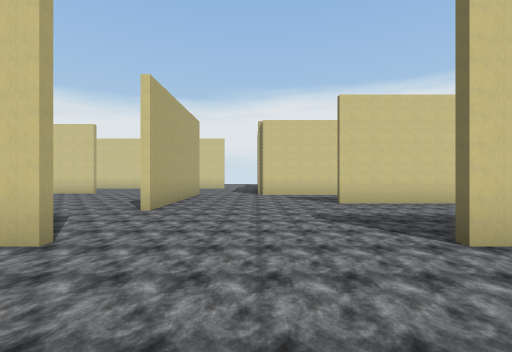
view 1 (above)

24 first-person views from a walk through a Unity game level. The camera is 1.3 m above the floor, looks level and sees 85° across. Doors are open. The floor is counted in squares, 2 m on a side. Each view is taken from the middle of a square. On the plan, view 1 faces up. The plan holds only what a view shows up to about 9 squares ahead; the rest is blank. Some animated figures are left out.

view 2
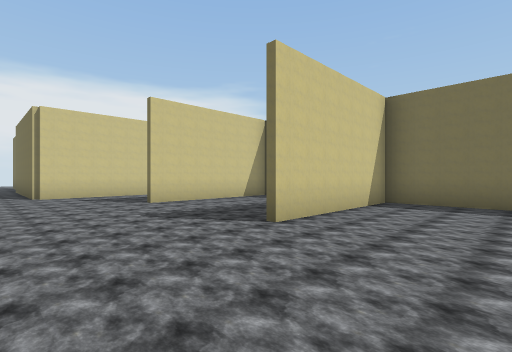

view 3
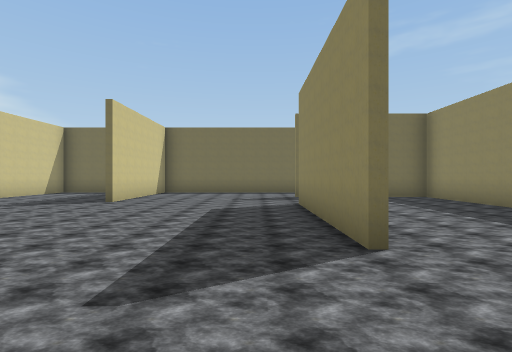

view 4
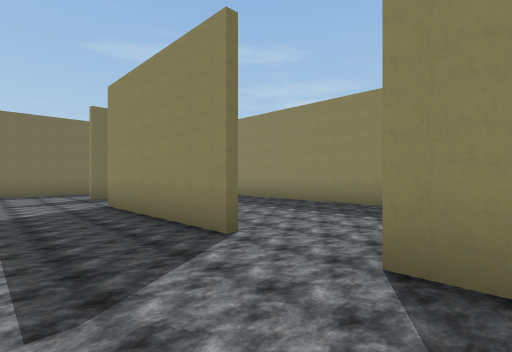

view 5
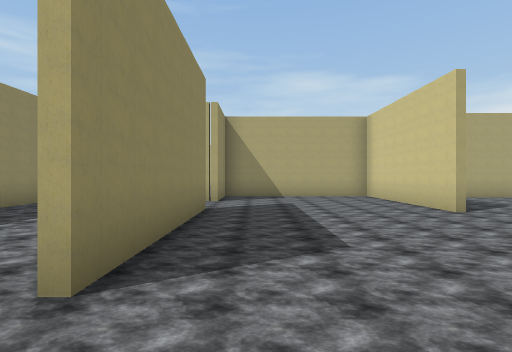

view 6
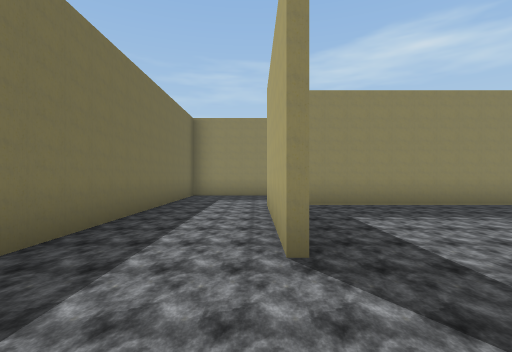

view 7
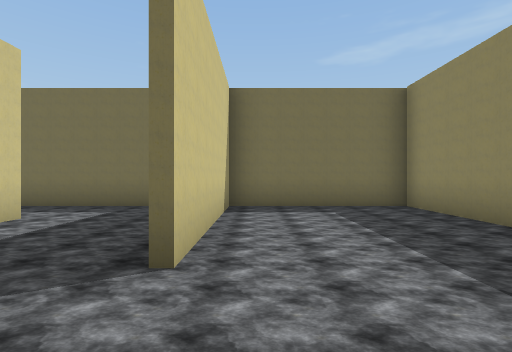

view 8
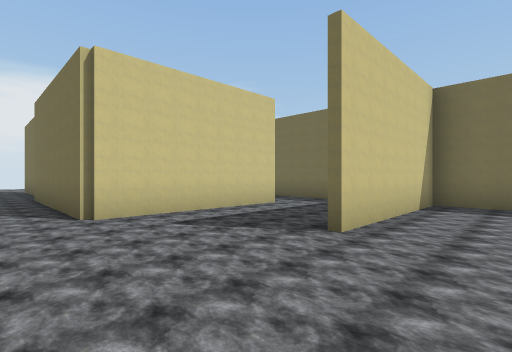

view 9
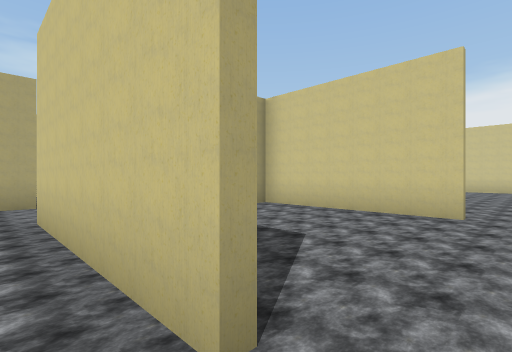

view 10
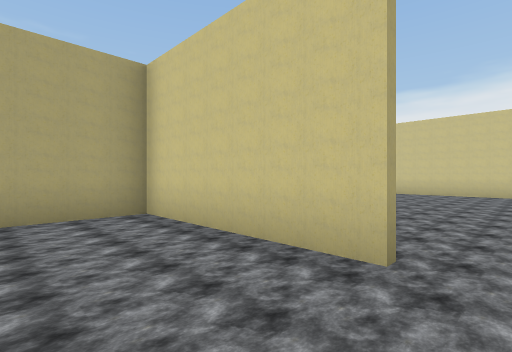

view 11
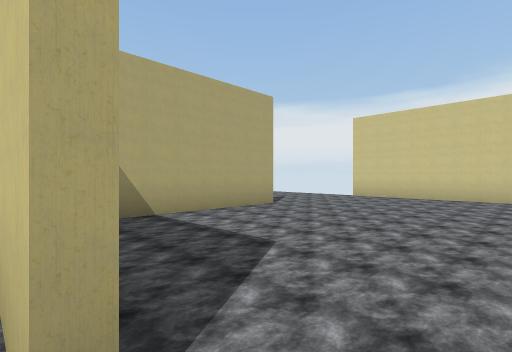

view 12
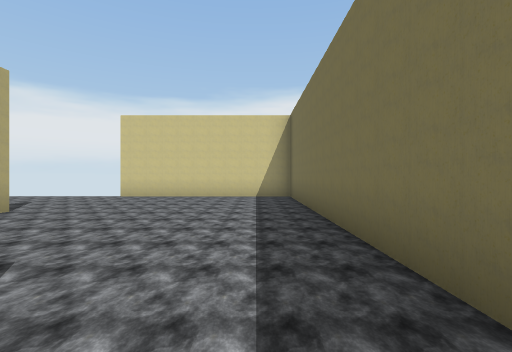

view 13
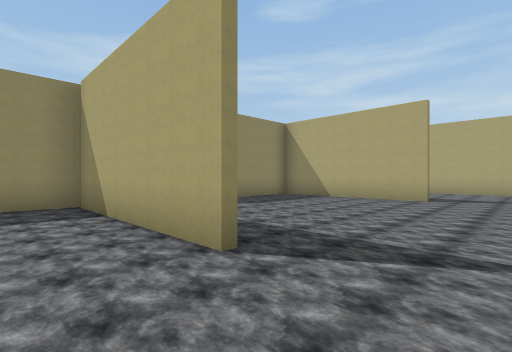

view 14
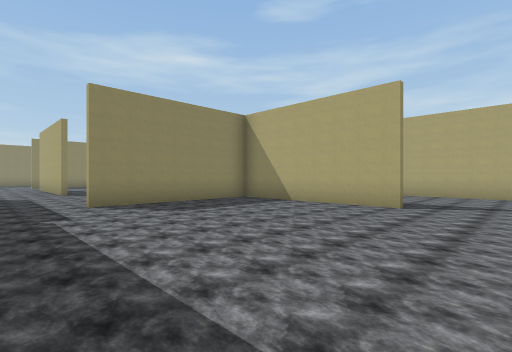

view 15
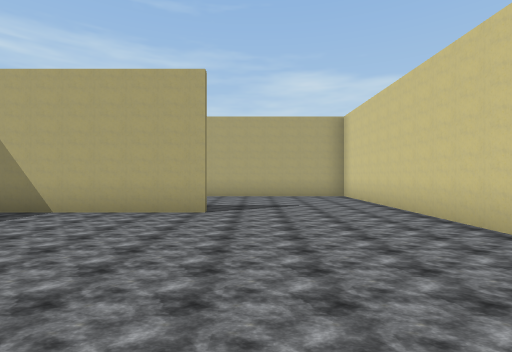

view 16
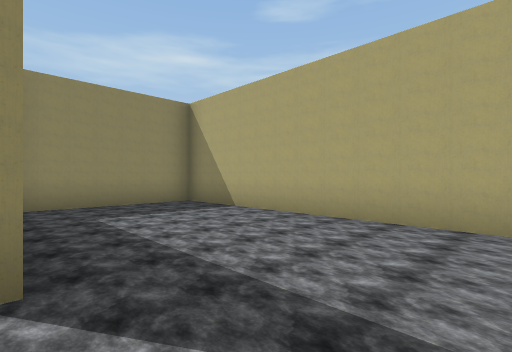

view 17
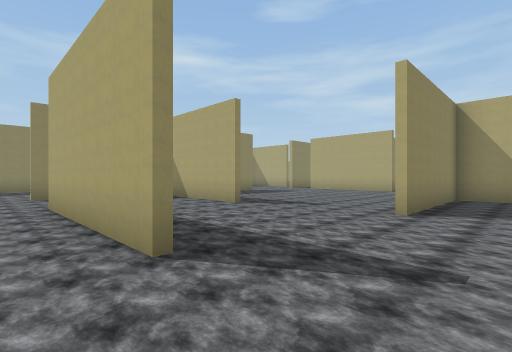

view 18
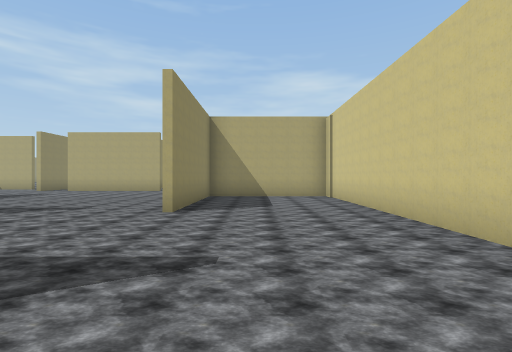

view 19
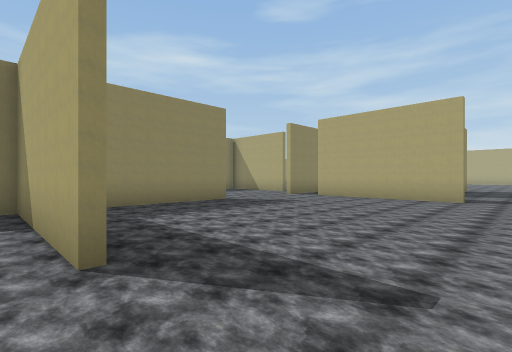

view 20
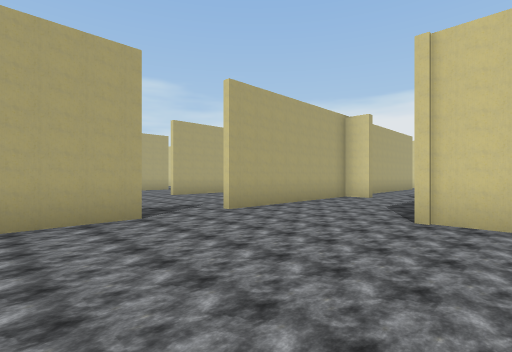

view 21
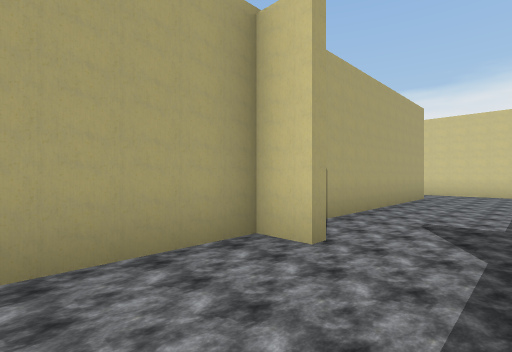

view 22
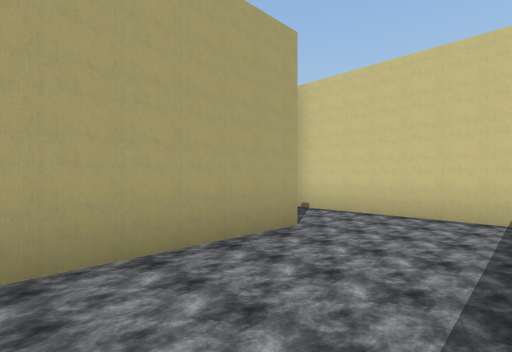

view 23
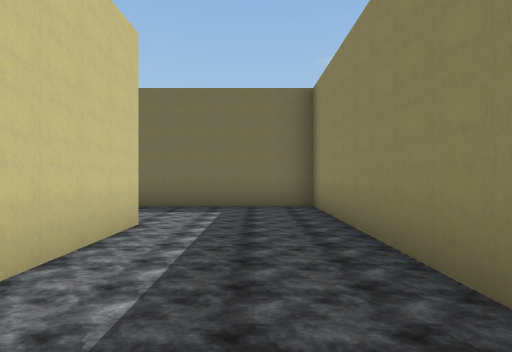

view 24
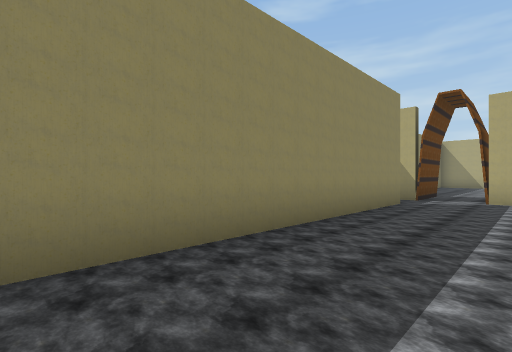

### Floor plan
Ten units are one square. View 1 is at (0, 0); x grows to the right and y downward. Boxes are objects, and circles mark ways between rooms. Rooms are numbered by the first view taken in them; rooms with no view inside come last. Other rooms are left out.
<svg viewBox="-151 -235 217 332">
<path fill="none" stroke="#000" d="M35 -28 60 -28M-19 -26 -60 -26 -60 20 -43 20 -43 24M38 22 38 61M36 26 36 21M-26 20 15 20M60 -26 19 -26M-20 -84 -20 -52M-38 62 36 62 36 50M61 -82 61 -111M61 65 61 -66 19 -66M42 -96 1 -96M42 -141 3 -141 3 -121M5 -191 5 -143 18 -143M-60 -191 -60 -145 -16 -145M-40 -228 -100 -228 -100 -145 -65 -145M61 -151 61 -228 8 -228M-91 -103 -102 -103M-55 -69 -55 -28M-20 -99 -20 -84M-132 -79 -132 -45M-35 -143 -100 -143 -100 -105 -60 -105M-101 -28 -69 -28M1 -96 1 -142M-132 -143 -132 -95M-132 -211 -132 -158M-111 -228 -146 -228M38 64 16 64M-31 92 61 92 61 65M-43 72 -43 79"/>
<circle cx="55" cy="-100" r="3" fill="#2a7"/>
<circle cx="-10" cy="-90" r="3" fill="#2a7"/>
<circle cx="-25" cy="-45" r="3" fill="#2a7"/>
<circle cx="50" cy="60" r="3" fill="#2a7"/>
<circle cx="50" cy="-140" r="3" fill="#2a7"/>
<circle cx="-5" cy="-140" r="3" fill="#2a7"/>
<circle cx="-115" cy="-145" r="3" fill="#2a7"/>
<text x="10" y="-10">1</text>
<text x="30" y="-120">2</text>
<text x="-20" y="-190">3</text>
<text x="-70" y="-90">4</text>
<text x="-120" y="-190">5</text>
<text x="10" y="70">6</text>
</svg>
Room 1 opens to room 2. Room 1 opens to room 4. Room 1 opens to room 6. Room 2 opens to room 3. Room 3 opens to room 4. Room 4 opens to room 5.

Where each view was taken, in squares from view 1:
view 1: 0 up, 0 right, facing up
view 2: 0 up, 1 left, facing up-right
view 3: 1 down, 5 left, facing right
view 4: 0 up, 5 left, facing down-right
view 5: 1 down, 3 right, facing left
view 6: 0 up, 4 right, facing down
view 7: 6 up, 0 right, facing right
view 8: 5 up, 1 left, facing up-right
view 9: 9 up, 5 right, facing up-left
view 10: 12 up, 5 right, facing up-left
view 11: 14 up, 5 right, facing up-left
view 12: 14 up, 5 right, facing up
view 13: 21 up, 2 right, facing down-left
view 14: 21 up, 0 right, facing down-left
view 15: 20 up, 1 left, facing left
view 16: 21 up, 6 left, facing down-left
view 17: 12 up, 1 left, facing down-left
view 18: 12 up, 1 left, facing left
view 19: 9 up, 5 left, facing down-left
view 20: 6 up, 9 left, facing up-left
view 21: 12 up, 11 left, facing up-left
view 22: 18 up, 11 left, facing up-left
view 23: 8 down, 0 right, facing right
view 24: 7 down, 4 right, facing down-left
